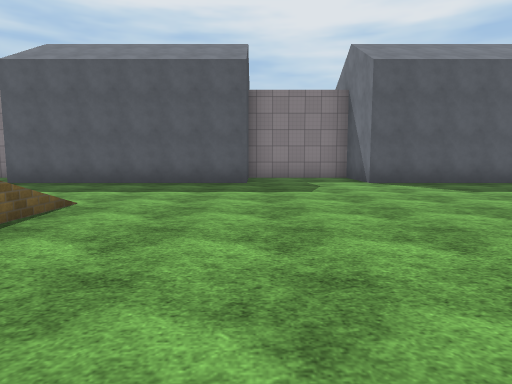
View 1 (above)

20 first-person views from a walk through a scene from a Unity 3-D project. The camera is 1.3 m above the floor, tilts 6° down and sees 75° across. The floor is counted in squares, 2 m on a side. Each view is taken from the middle of a square. On the plan, view 1 faces up. The plan holds only what a view shows up to about 10 squares ahead; the rest is blank. The place goes on beyond the plan. The player is left out. Some animated figures are left out. Surface patterns are stand-ins for the level's own textures.

View 2
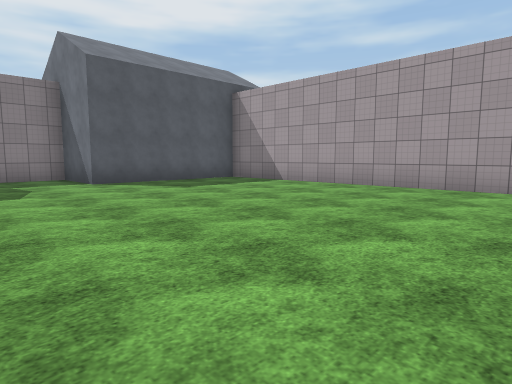

View 3
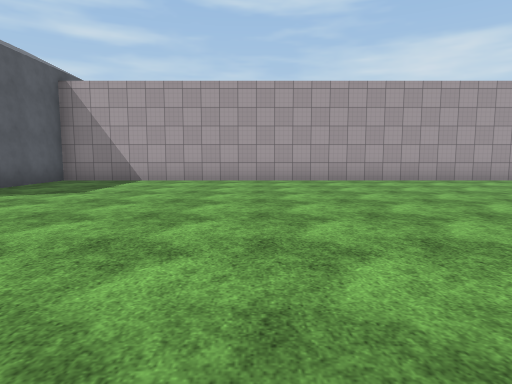

View 4
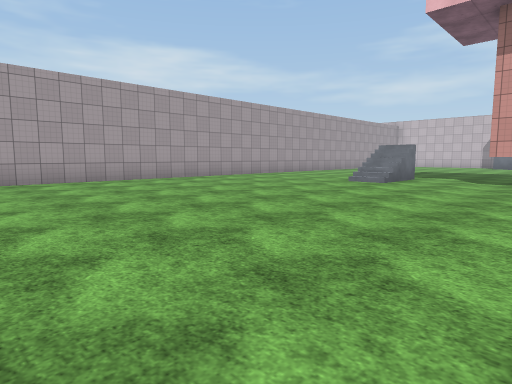

View 5
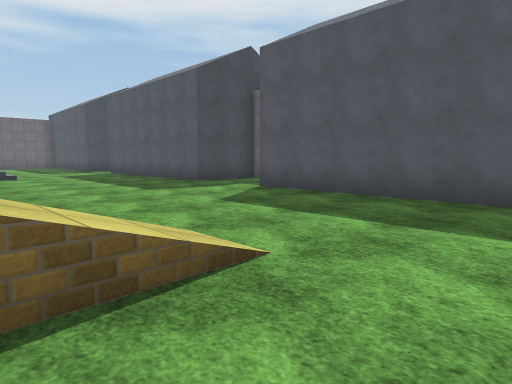

View 6
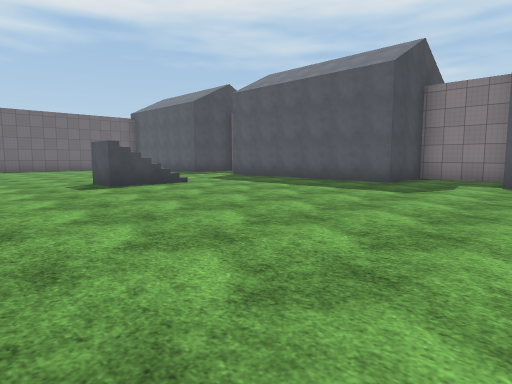

View 7
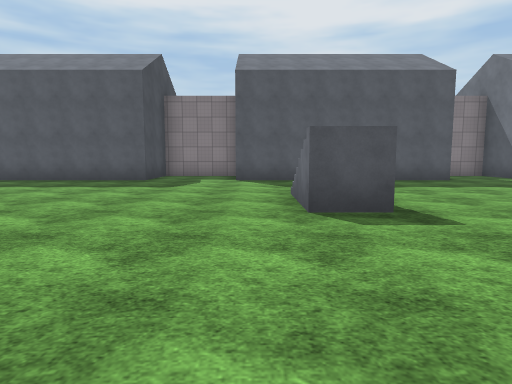

View 8
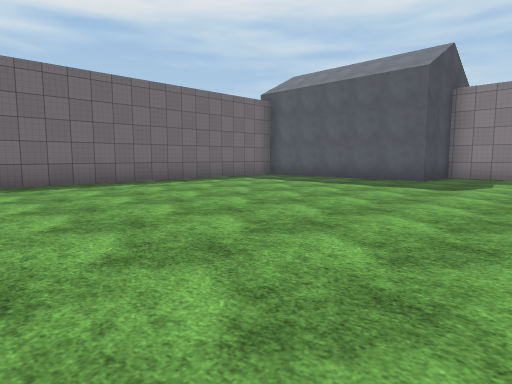

View 9
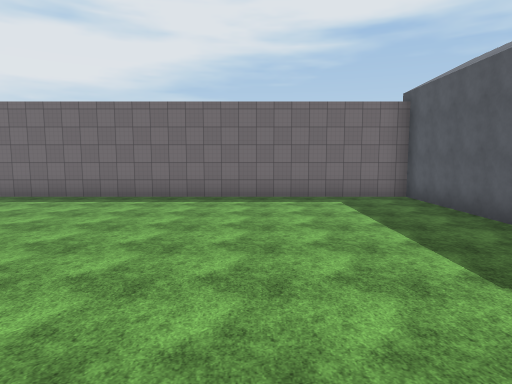

View 10
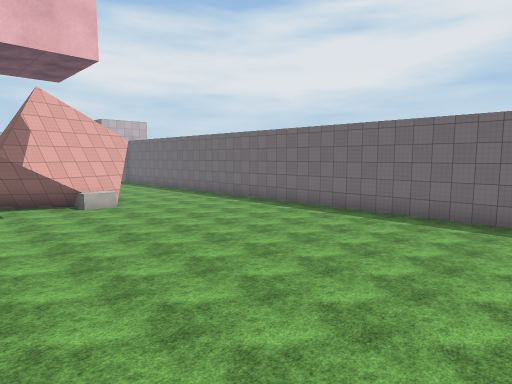

View 11
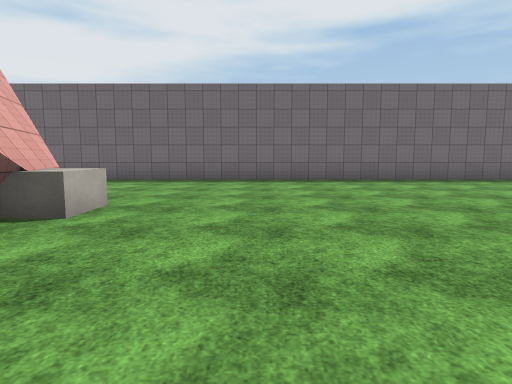

View 12
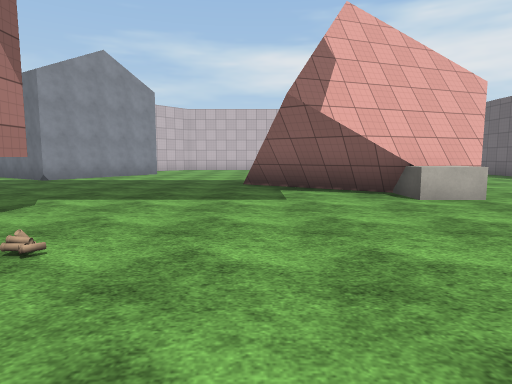

View 13
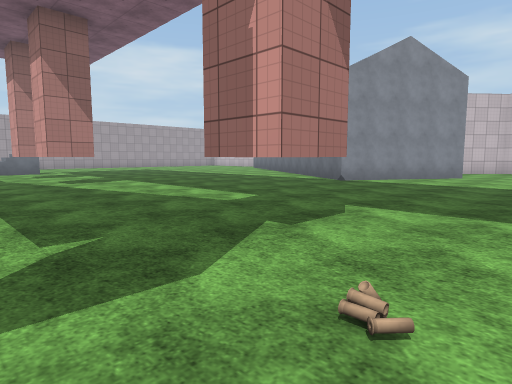

View 14
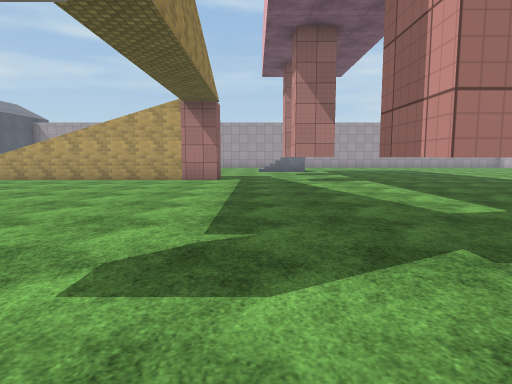

View 15
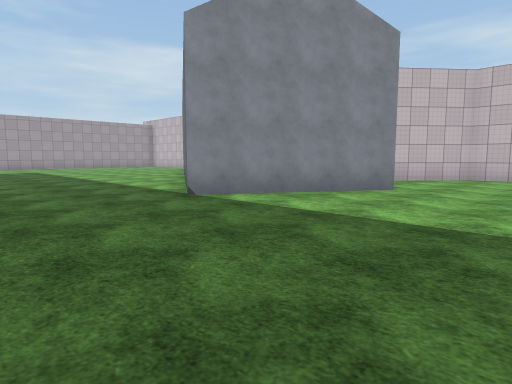

View 16
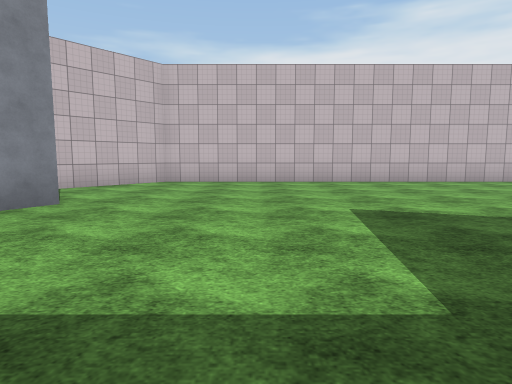

View 17
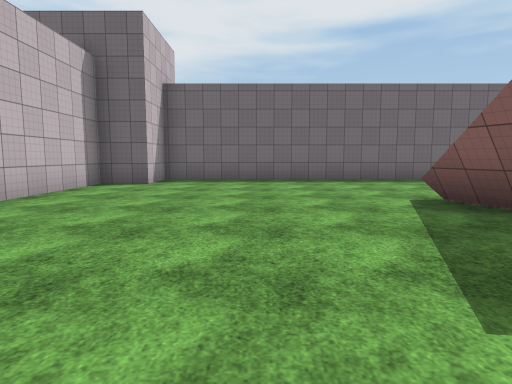

View 18
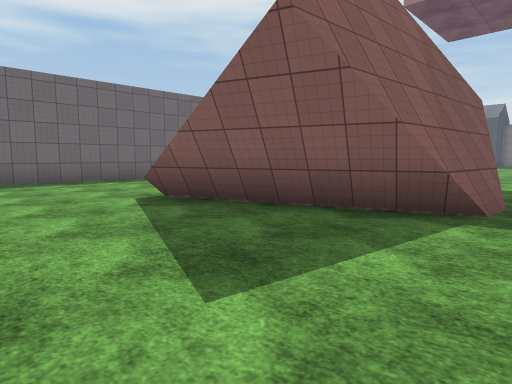

View 19
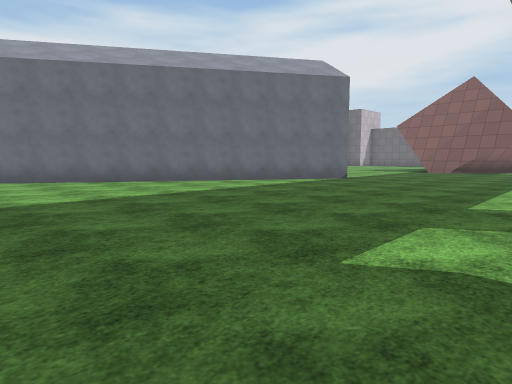

View 20
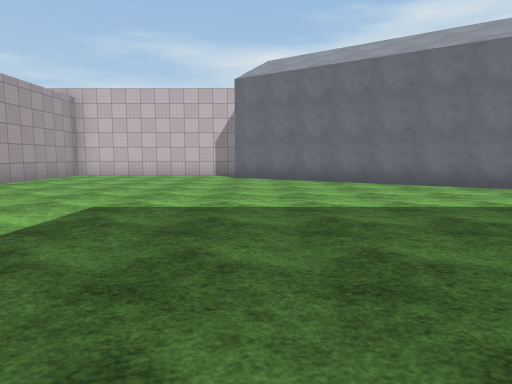

### Floor plan
Key: @ floor where view 1 was taken; # wall or solid block; . floor; / step, stairs or slope; ^ raised ledge; A ammo; O other object.
Columns run from 23 left of view 1 to 8 right of it. Each row starts with its distance up from view 1.
 12                           O
 11       ##      O##       ##O
 10 OOO  OO.     OO..OOOOOO...OOOOOO
  9 OOOOOOO..OOOOOO..OOOOOO...OOOOOO
  8 #..............................#
  7 #..............................#
  6 #..............................#
  5 #........./....................#
  4 #........./........./..........#
  3 #........./........./..........#
  2 #.................../..........#
  1 #.................../..........#
  0 #..........   ....../..@.......#
 -1 #..........    ...../..........#
 -2 #.........   ......./ .........#
 -3 #.........  ........  .........#
 -4 #.................... ....... .#
 -5 #..........A......... .../..
 -6 #......................../.
 -7 #...........#......#..#../
 -8 #.....^..................
 -9 #....###..................
-10 #.     ###.................
-11 #      ###..................
-12 #...   ###..................
-13 #....###.......OO............
-14 #.............O OO............
-15 #............OO  OOO..........
-16 #.............    OOOO.........#
-17 #..............   OOOOO........#
-18 #.............#     OOOOO......#
-19 ###..........##      OO
-20   ############

Positions as (right, up) in squares from view 1, and headings:
1: (0, 0), facing up
2: (0, 0), facing up-right
3: (-2, 3), facing right
4: (-2, 3), facing down-right
5: (-1, 3), facing up-left
6: (-5, 0), facing up-left
7: (-14, -1), facing up
8: (-14, -1), facing up-left
9: (-13, 4), facing left
10: (-13, 3), facing down-left
11: (-13, -6), facing left
12: (-14, -3), facing down
13: (-13, -4), facing down-right
14: (-13, -5), facing right
15: (-13, -9), facing down-right
16: (-13, -11), facing down
17: (-13, -16), facing left
18: (-13, -16), facing up-left
19: (1, -7), facing down-left
20: (1, -8), facing down
